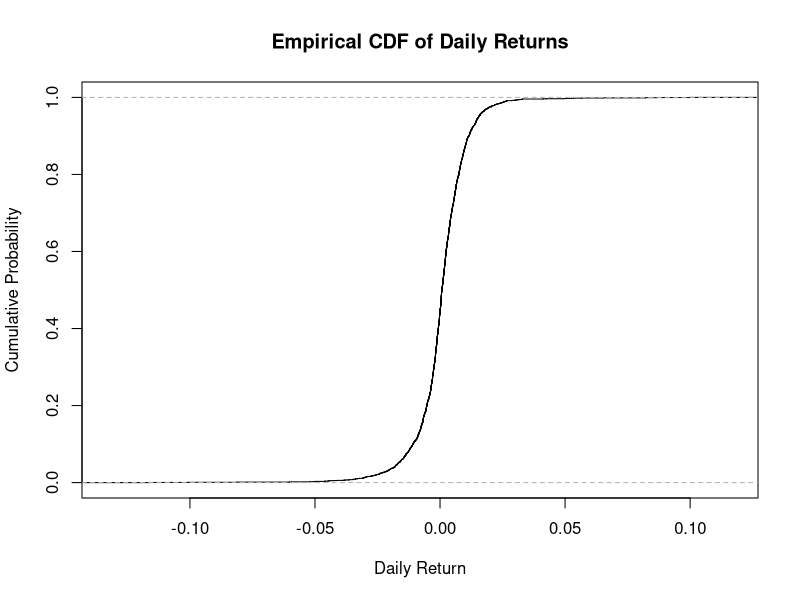
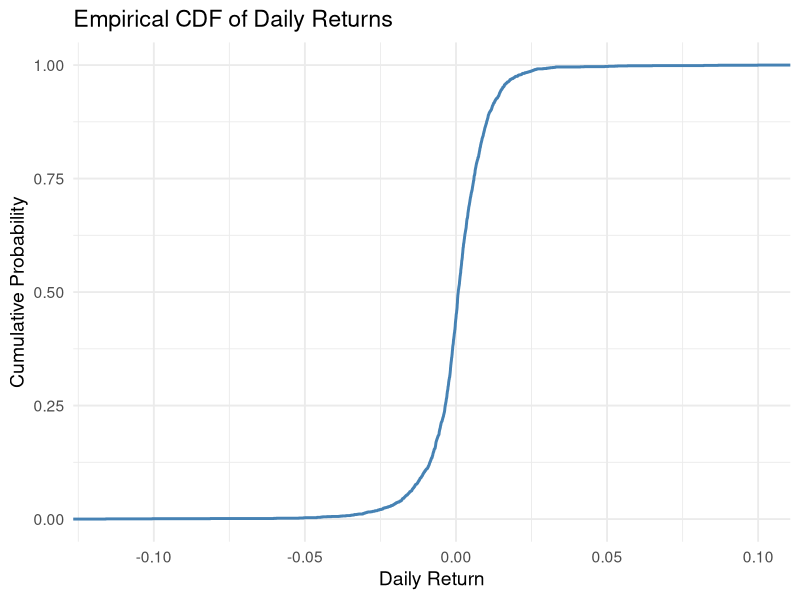
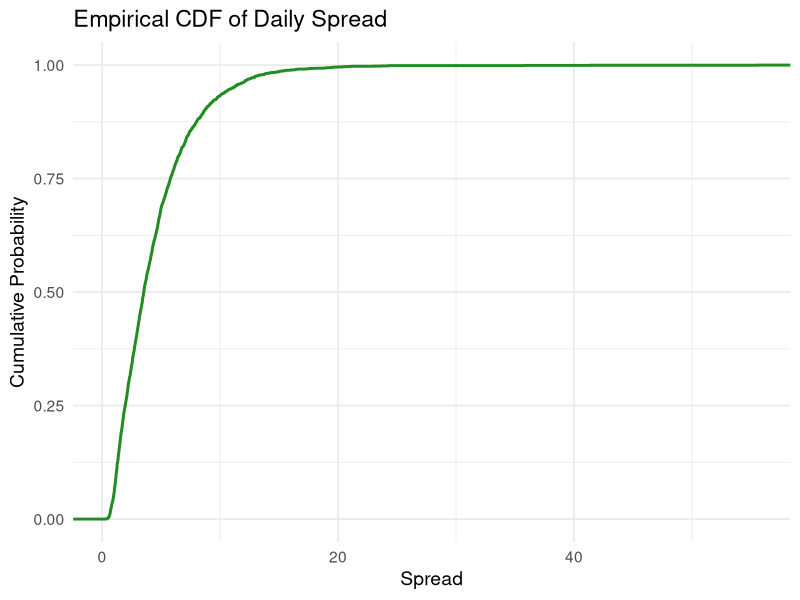
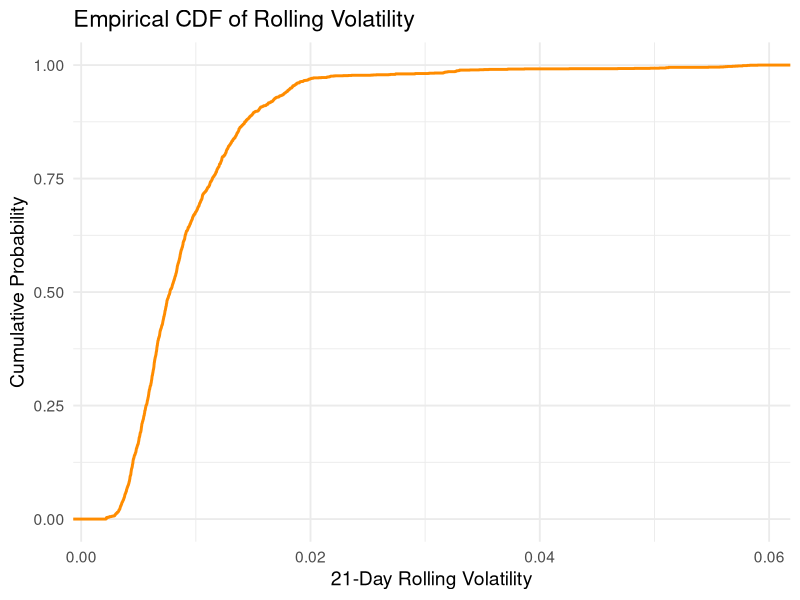

These charts were generated, in order, by the following R code:

# Set Working Directory
setwd("C:/Random variable and probablity dis/CIA 1 A")

# Load Libraries
library(tidyverse)
library(ggplot2)

# Load Dataset
spy <- read.csv("SPY_Probability_Assignment.csv")

return_ecdf <- ecdf(spy$Return)

plot(
  return_ecdf,
  main = "Empirical CDF of Daily Returns",
  xlab = "Daily Return",
  ylab = "Cumulative Probability",
  verticals = TRUE,
  do.points = FALSE
)


ggplot(spy, aes(x = Return)) +
  stat_ecdf(
    geom = "step",
    linewidth = 1,
    color = "steelblue"
  ) +
  labs(
    title = "Empirical CDF of Daily Returns",
    x = "Daily Return",
    y = "Cumulative Probability"
  ) +
  theme_minimal(base_size = 14)


ggplot(spy, aes(x = Spread)) +
  stat_ecdf(
    geom = "step",
    linewidth = 1,
    color = "forestgreen"
  ) +
  labs(
    title = "Empirical CDF of Daily Spread",
    x = "Spread",
    y = "Cumulative Probability"
  ) +
  theme_minimal(base_size = 14)
ggplot(spy, aes(x = Volatility21)) +
  stat_ecdf(
    geom = "step",
    linewidth = 1,
    color = "darkorange"
  ) +
  labs(
    title = "Empirical CDF of Rolling Volatility",
    x = "21-Day Rolling Volatility",
    y = "Cumulative Probability"
  ) +
  theme_minimal(base_size = 14)  
